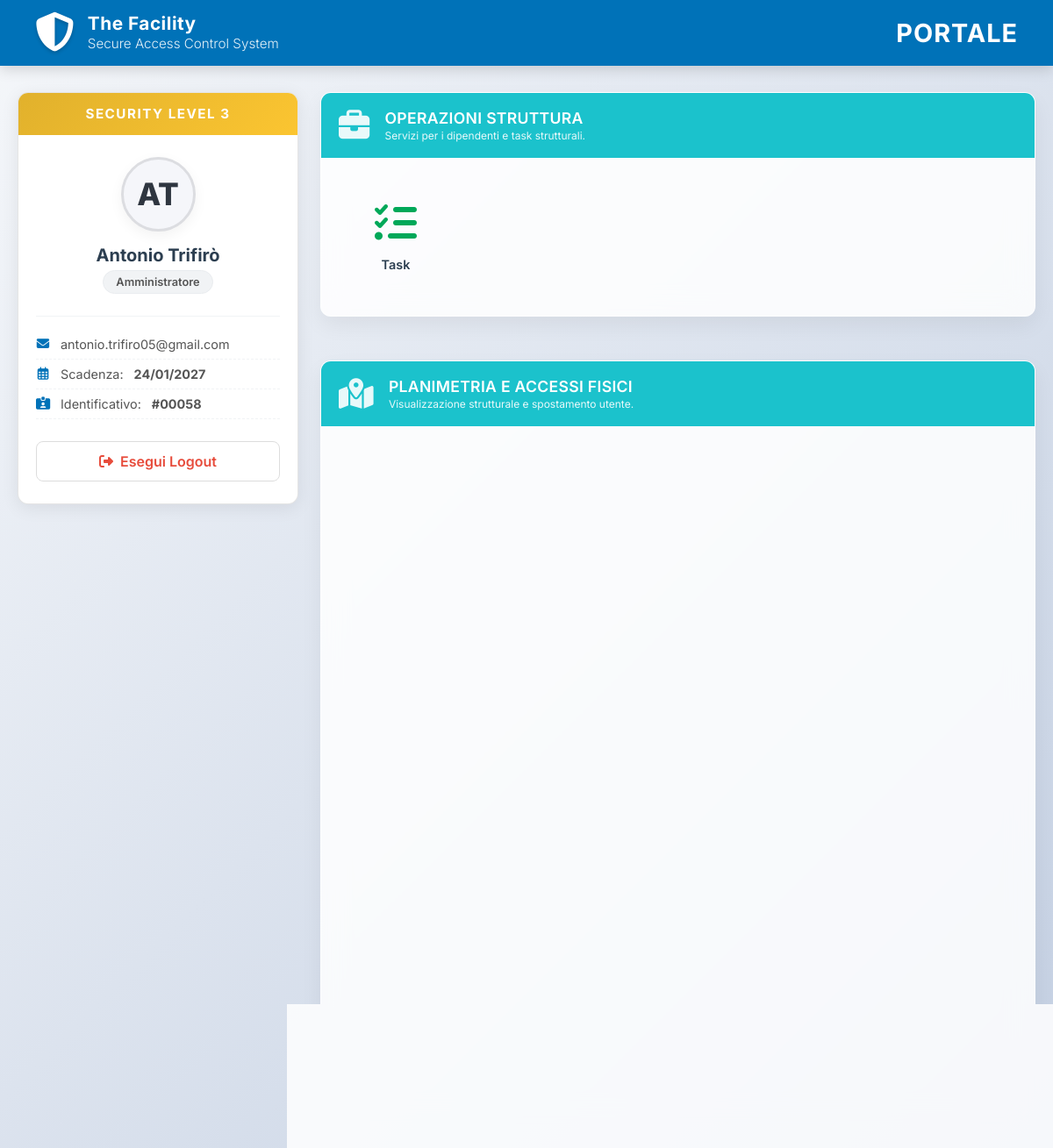
Page /dashboard.php (signed in) on the committed database.
### tables this page shows
CREATE TABLE `Users` (
  `IdUser` int NOT NULL,
  `Email` varchar(128) NOT NULL,
  `Password` varchar(128) NOT NULL,
  `Name` varchar(64) NOT NULL,
  `Surname` varchar(64) NOT NULL,
  `DateBirth` date NOT NULL,
  `IdBadge` int NOT NULL,
  `is_verified` tinyint DEFAULT '0',
  `token` varchar(255) DEFAULT NULL
);

CREATE TABLE `Badges` (
  `IdBadge` int NOT NULL,
  `DateOfIssue` datetime NOT NULL,
  `ExpirationDate` datetime DEFAULT NULL,
  `BadgeLevel` int NOT NULL
);

CREATE TABLE `Shifts` (
  `IdRole` int NOT NULL,
  `Role` varchar(64) NOT NULL,
  `Start` time NOT NULL,
  `End` time NOT NULL
);

### public_html/dashboard.php (the view, shortened to what this page needs)
<?php
    require "db_connection.php";
    $email = $_SESSION['user'];
    $query = "
        SELECT U.IdUser, U.IdBadge, U.Name, U.Surname, E.IdRole, B.BadgeLevel, B.ExpirationDate, B.DateOfIssue, S.Role
        FROM Users U
        JOIN Badges B ON U.IdBadge = B.IdBadge
        LEFT JOIN Employees E ON U.IdUser = E.IdEmployee
        LEFT JOIN Shifts S ON E.IdRole = S.IdRole
        WHERE U.Email = ?
    ";
    $stmt = $conn->prepare($query);
    $stmt->bind_param("s", $email);
    $stmt->execute();
    $result = $stmt->get_result();
    $currentUser = null;
    $badgeLevel = 0;
    if($row = $result->fetch_assoc()) {
        $currentUser = $row;
        $badgeLevel = $row['BadgeLevel'];
    } else {
        session_destroy();
        header("Location: index.php");
        exit();
    }
?>
<!DOCTYPE html>
<html lang="it">
<head>
    <link rel="stylesheet" href="https://cdnjs.cloudflare.com/ajax/libs/font-awesome/6.4.0/css/all.min.css">
</head>
<body>
<header class="app-header">
    <div class="header-logo">
        <i class="fas fa-shield-alt"></i>
        <div class="logo-text">
            <strong>The Facility</strong><br>
            <span>Secure Access Control System</span>
        </div>
    </div>
    <div class="header-right">
        <h2>PORTALE</h2>
    </div>
</header>
<div class="dashboard-container">
    <aside class="sidebar">
        <div class="security-badge">
            <div class="badge-header level-<?php echo $badgeLevel; ?>-header">
                SECURITY LEVEL <?php echo $badgeLevel; ?>
            </div>
            <div class="badge-content">
                <div class="profile-initials">
                    <?php
                        $initials = substr($currentUser['Name'], 0, 1) . substr($currentUser['Surname'], 0, 1);
                        echo htmlspecialchars(strtoupper($initials));
                    ?>
                </div>
                <h4 class="badge-username"><?php echo htmlspecialchars($currentUser['Name'] . " " . $currentUser['Surname']); ?></h4>
                <div class="badge-role">
                    <?php echo $currentUser['Role'] ? htmlspecialchars($currentUser['Role']) : 'Visitatore'; ?>
                </div>
                <ul class="badge-info-list">
                    <li><i class="fas fa-envelope"></i> <?php echo htmlspecialchars($email); ?></li>
                    <li><i class="far fa-calendar-alt"></i> Scadenza: <strong><?php echo $currentUser['ExpirationDate'] ? date("d/m/Y", strtotime($currentUser['ExpirationDate'])) : "Illimitata"; ?></strong></li>
                    <li><i class="fas fa-id-card-alt"></i> Identificativo: <strong>#<?php echo str_pad((string)($currentUser['IdUser'] ?? $currentUser['IdBadge']), 5, '0', STR_PAD_LEFT); ?></strong></li>
                </ul>
                <a href="logout.php" class="btn-logout-sidebar"><i class="fas fa-sign-out-alt"></i> Esegui Logout</a>
            </div>
        </div>
    </aside>
    <main class="main-content">
        <?php if ($badgeLevel == 4 || ($badgeLevel >= 2 && $currentUser['Role'] !== 'Chimico' && $currentUser['Role'] !== 'Sorveglianza')): ?>
        <div class="widget">
            <div class="widget-header cyan-header">
                <i class="fas fa-briefcase fa-2x"></i>
                <div class="header-text">
                    OPERAZIONI STRUTTURA
                    <span>Servizi per i dipendenti e task strutturali.</span>
                </div>
            </div>
            <div class="widget-apps-container">
                <?php if ($badgeLevel >= 2 && $badgeLevel < 4 && $currentUser['Role'] !== 'Chimico'): ?>
                    <a href="employee_dashboard.php" class="app-icon">
                        <i class="fas fa-tasks text-green"></i>
                        <span>Task<br></span>
                    </a>
                <?php endif; ?>
            </div>
        </div>
        <?php endif; ?>
        <div class="widget wide-widget">
            <div class="widget-header cyan-header">
                <i class="fas fa-map-marked-alt fa-2x"></i>
                <div class="header-text">
                    PLANIMETRIA E ACCESSI FISICI
                    <span>Visualizzazione strutturale e spostamento utente.</span>
                </div>
            </div>
            <div class="map-container-inner" style="border-radius: 0 0 12px 12px; overflow:hidden;">
                <iframe src="gates.php" frameborder="0"></iframe>
            </div>
        </div>
    </main>
</div>
</body>
</html>

### rows in the picture
users: IdBadge.BadgeLevel "3", initials "AT", Name+Surname "Antonio Trifirò", shifts.Role "Amministratore", IdBadge.ExpirationDate "24/01/2027", IdUser "00058"

### other values in the picture
$email "antonio.trifiro05@gmail.com"
